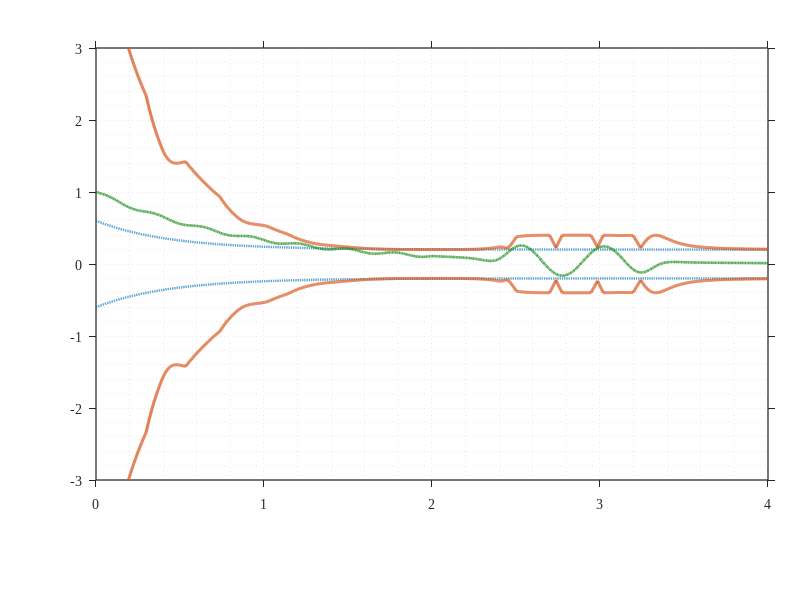

Write the MATLAB code that produced this figure. (Note: this script raises an error after producing the figure.)
%% === 普通性能函数 PPF vs 全局自适应性能函数 G-PPF（对比图） ===
clear; close all; clc;

%% 1) 基本参数
Tp   = 2.0;        % 预定义时间
p    = 0.8;        % 时间归一化幂次（G-PPF 用）
a    = 0.20;       % 稳态下界
iota = 3.0;        % G-PPF 门控平滑
T_end = 4.0;       % 展示到 4 s

% G-PPF 呼吸/自适应参数（较强，确保扰动段包络）
Sigma_max  = 1.00;     % 最大放宽倍数：rho = a*(1 + g*Sigma)（总幅 ~ a*(1+Sigma_max)）
k_d        = 2.50;     % 扰动权重
tau_d_post = 0.15;     % 扰动低通
k_e        = 1.20;     % 误差权重
tau_e      = 0.07;     % 误差低通

% G-PPF 前段 sigma(t)（饱和→残差）
sigma0     = 1.00;  sigma_min = 0.60;  sigma_max = 1.60;
k_u        = 1.00;  tau_u_pre = 0.15;

%% 2) 时间轴
N  = 4800;  t0 = 1e-12;
t  = linspace(t0, T_end, N)';   dt = t(2)-t(1);
idx_pre  = t <  Tp;
idx_post = t >= Tp;

%% 3) 误差（初始更大 & 扰动为单段正弦）
E0 = 5.0*a;                           % 初始误差较大
e  = E0*exp(-1.1*t);
% 前段小振荡
e(idx_pre)  = e(idx_pre)  + 0.10*a*sin(22*t(idx_pre));
% 扰动窗（单段正弦）
t_on=2.40; t_off=3.30; alpha=10;
seg = 0.5*(tanh(alpha*(t - t_on)) - tanh(alpha*(t - t_off)));  % 平滑 0-1 窗
f_sin = 2.0;   A_sin = 1.05*a;
e(idx_post) = e(idx_post) + A_sin .* seg(idx_post) .* sin(2*pi*f_sin*(t(idx_post)-t_on));

%% 4) —— 普通性能函数 ρ_std(t)（用于对比）——
rho0   = 3*a;                         % 初始管径（可调小些以产生初值越界）
eps_Tp = 0.01;                        % t=Tp 时剩余比例 1%
lambda = -log(eps_Tp)/Tp;             % e^{-lambda*Tp} = eps_Tp
rho_std = (rho0 - a)*exp(-lambda*t) + a;  % 全程收敛到 a
% （注意：ρ_std(0)=rho0 为有限值，不具“全局初值可行性”）

%% 5) —— 全局自适应性能函数 ρ_g-PPF(t) —— 
% 时间归一化与核/窗
b   = (t./Tp).^p;
s   = 1 - 3*b.^2 + 2*b.^3;
phi = -log(b);
% 门控（G-PPF）：Tp 后平滑开启
g    = zeros(N,1);  g(idx_post) = 1 - exp( -iota*(t(idx_post)-Tp).^2 );

% 前段：饱和→残差→sigma(t)
u_max = 1.5;   u_cmd = 2.1 + 0.9*sin(14*t);
DeltaU_pre = max(0, abs(u_cmd) - u_max);
taper = double(idx_pre).*(1 - b.^2);
ru_pre  = zeros(N,1);
for k=2:N
    ru_pre(k) = ru_pre(k-1) + dt*( -ru_pre(k-1) + DeltaU_pre(k).*taper(k) )/tau_u_pre;
end
sigma_adapt = min(max(sigma0 + k_u*ru_pre, sigma_min), sigma_max);

% 后段：扰动 r_d 与误差 r_e
Distb_post = 1.6 * seg .* sin(2*pi*f_sin*(t - t_on)) .* idx_post; % 扰动（单段正弦）
rd_post = zeros(N,1);
for k=2:N
    rd_post(k) = rd_post(k-1) + dt*( -rd_post(k-1) + Distb_post(k) )/tau_d_post;
end
re_post = zeros(N,1);
for k=2:N
    re_post(k) = re_post(k-1) + dt*( -re_post(k-1) + abs(e(k))*idx_post(k) )/tau_e;
end
Sigma0 = min(max(k_d*abs(rd_post) + k_e*re_post, 0), Sigma_max);

% 扰动窗内直接全开：g_eff≈1
g_eff = max(g, seg);

% 初算 ρ_g-PPF
Sigma = Sigma0;
rho_gppf = a + sigma_adapt .* phi .* s;               % pre
rho_gppf(idx_post) = a.*(1 + g_eff(idx_post).*Sigma(idx_post));  % post

% 包络修正：确保扰动段 |e| <= ρ_g-PPF（不改变普通 PPF）
gap  = abs(e) - rho_gppf;
need = max(gap,0) ./ max(a*g_eff,1e-9);
add  = min(need, Sigma_max - Sigma);
Sigma = Sigma + add;
rho_gppf(idx_post) = a.*(1 + g_eff(idx_post).*Sigma(idx_post));

%% 6) 绘图（对比：普通 PPF vs 全局自适应 G-PPF）
col_std  = [0.00 0.45 0.74];  % 蓝：普通 PPF
col_gppf = [0.85 0.33 0.10];  % 橙：全局自适应 G-PPF
col_err  = [0.00 0.50 0.00];  % 绿：误差

figure('Color','w','Units','inches','Position',[1 1 7.2 3.2]);
ax = axes('Position',[0.12 0.20 0.84 0.72]); hold(ax,'on'); box(ax,'on');
set(ax,'FontName','Times New Roman','LineWidth',0.9,'TickDir','out',...
       'XMinorGrid','on','YMinorGrid','on','GridAlpha',0.16,'MinorGridAlpha',0.09);

% ±ρ_std（普通 PPF）
plot(t,  rho_std, '--','LineWidth',1.7,'Color',col_std,  'DisplayName','\pm\rho_{std}(t)（普通PPF）');
plot(t, -rho_std, '--','LineWidth',1.7,'Color',col_std,  'HandleVisibility','off');

% ±ρ_g-PPF（全局自适应）
plot(t,  rho_gppf, '-','LineWidth',2.1,'Color',col_gppf,'DisplayName','\pm\rho_{g\text{-}PPF}(t)（全局自适应）');
plot(t, -rho_gppf, '-','LineWidth',2.1,'Color',col_gppf,'HandleVisibility','off');

% e(t)
plot(t, e, '-.','LineWidth',1.8,'Color',col_err,'DisplayName','e(t)');

xlim([0, T_end]);   Ycap = 3.0;  ylim([-Ycap, Ycap]);

% T_p 参考线（不进图例）
hTp = xline(Tp,'k--','T_p','LabelVerticalAlignment','bottom','LabelOrientation','horizontal');
set(hTp,'HandleVisibility','off');

xlabel('时间 t (s)'); ylabel('幅值');
title('普通性能函数 vs 全局自适应性能函数（G-PPF）');
leg = legend('Location','northeast'); set(leg,'Box','off');

%% 7) 图内 ±∞ 箭头（针对 G-PPF 边界，避免与曲线重合）
x_inf = 0.10;  Y = ylim;
quiver(x_inf,  0.55*Y(2),  0,  0.35*Y(2), 0, 'Color',col_gppf,'LineWidth',1.2,'MaxHeadSize',0.9);
text(   x_inf+0.06, 0.90*Y(2), '+\infty','FontName','Times New Roman','FontSize',10,...
       'Color',col_gppf,'HorizontalAlignment','left','VerticalAlignment','bottom');
quiver(x_inf,  0.55*Y(1),  0,  0.35*Y(1), 0, 'Color',col_gppf,'LineWidth',1.2,'MaxHeadSize',0.9);
text(   x_inf+0.06, 0.90*Y(1), '-\infty','FontName','Times New Roman','FontSize',10,...
       'Color',col_gppf,'HorizontalAlignment','left','VerticalAlignment','top');
